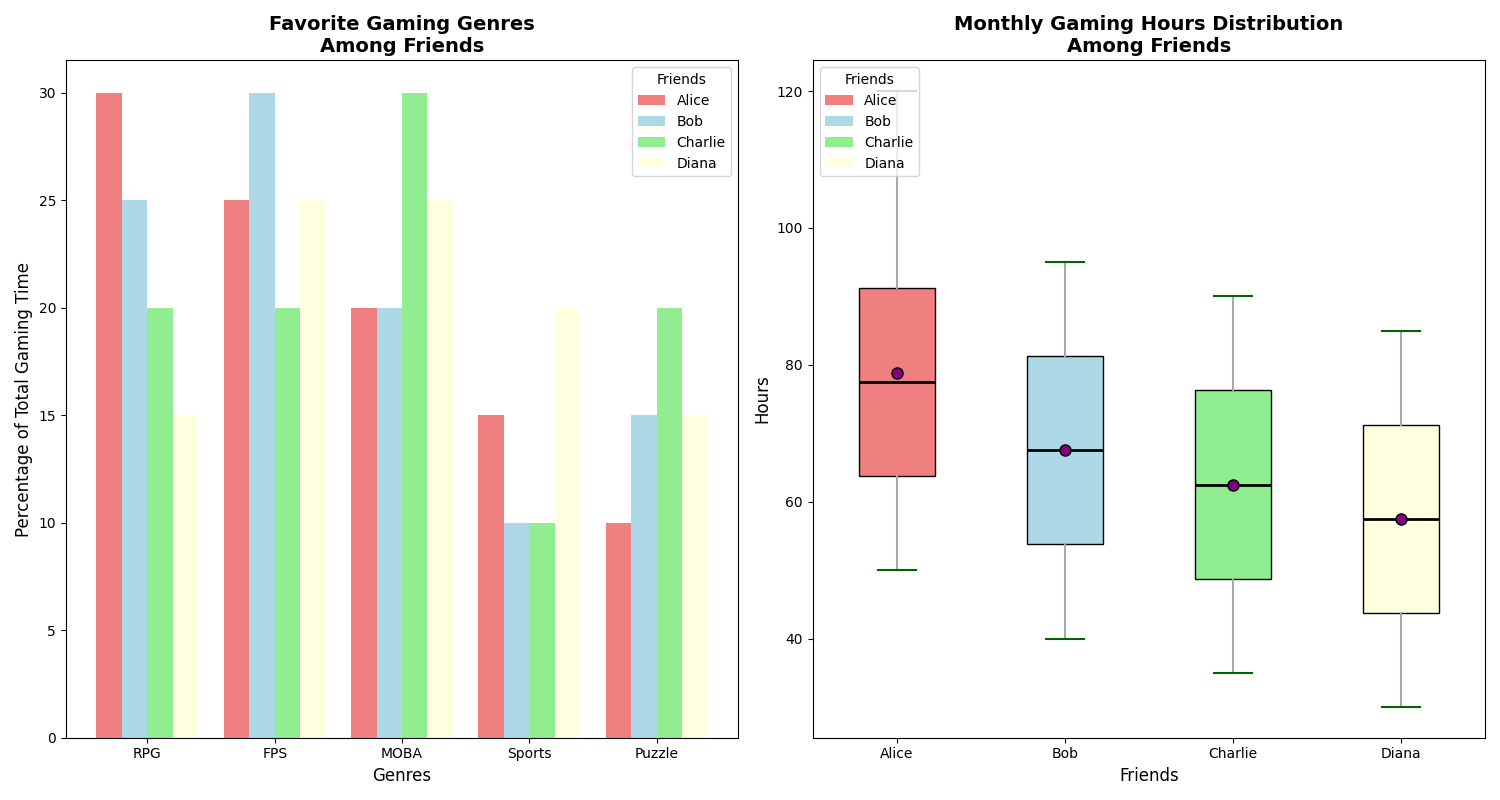

Reproduce this figure in Python.
import matplotlib.pyplot as plt
import numpy as np
from matplotlib.patches import Patch

# Data collection for monthly gaming hours
friends = ['Alice', 'Bob', 'Charlie', 'Diana']

# Monthly gaming hours over the past year
alice_hours = [50, 60, 55, 70, 65, 80, 75, 90, 85, 100, 95, 120]
bob_hours = [40, 45, 50, 55, 60, 65, 70, 75, 80, 85, 90, 95]
charlie_hours = [35, 40, 45, 50, 55, 60, 65, 70, 75, 80, 85, 90]
diana_hours = [30, 35, 40, 45, 50, 55, 60, 65, 70, 75, 80, 85]

# Favorite gaming genres data
genres = ['RPG', 'FPS', 'MOBA', 'Sports', 'Puzzle']
alice_genres = [30, 25, 20, 15, 10]
bob_genres = [25, 30, 20, 10, 15]
charlie_genres = [20, 20, 30, 10, 20]
diana_genres = [15, 25, 25, 20, 15]

# Create figure and axes for subplots
fig, (ax1, ax2) = plt.subplots(1, 2, figsize=(15, 8))

# Create grouped bar chart for favorite gaming genres
X = np.arange(len(genres))
bar_width = 0.2

ax1.bar(X, alice_genres, width=bar_width, label='Alice', color='lightcoral')
ax1.bar(X + bar_width, bob_genres, width=bar_width, label='Bob', color='lightblue')
ax1.bar(X + 2 * bar_width, charlie_genres, width=bar_width, label='Charlie', color='lightgreen')
ax1.bar(X + 3 * bar_width, diana_genres, width=bar_width, label='Diana', color='lightyellow')

ax1.set_title("Favorite Gaming Genres\nAmong Friends", fontsize=14, fontweight='bold')
ax1.set_xlabel("Genres", fontsize=12)
ax1.set_ylabel("Percentage of Total Gaming Time", fontsize=12)
ax1.set_xticks(X + 1.5 * bar_width)
ax1.set_xticklabels(genres)
ax1.legend(title='Friends', fontsize=10)

# Create box plot for monthly gaming hours
data = [alice_hours, bob_hours, charlie_hours, diana_hours]
box = ax2.boxplot(data, vert=True, patch_artist=True, labels=friends, showmeans=True)

# Customizing the box plot
colors = ['lightcoral', 'lightblue', 'lightgreen', 'lightyellow']
for patch, color in zip(box['boxes'], colors):
    patch.set_facecolor(color)
ax2.set_title("Monthly Gaming Hours Distribution\nAmong Friends", fontsize=14, fontweight='bold')
ax2.set_xlabel("Friends", fontsize=12)
ax2.set_ylabel("Hours", fontsize=12)

# Customizing whiskers, caps, medians, and means
plt.setp(box['whiskers'], color='darkgrey', linewidth=1.5)
plt.setp(box['caps'], color='darkgreen', linewidth=1.5)
plt.setp(box['medians'], color='black', linewidth=2)
plt.setp(box['means'], marker='o', markerfacecolor='purple', markeredgecolor='black', markersize=8)

# Adding a legend to box plot manually
legend_elements = [Patch(facecolor=color, label=friend) for color, friend in zip(colors, friends)]
ax2.legend(handles=legend_elements, title='Friends', loc='upper left', fontsize=10)

# Automatically adjust the layout
plt.tight_layout()

# Display the plots
plt.show()
